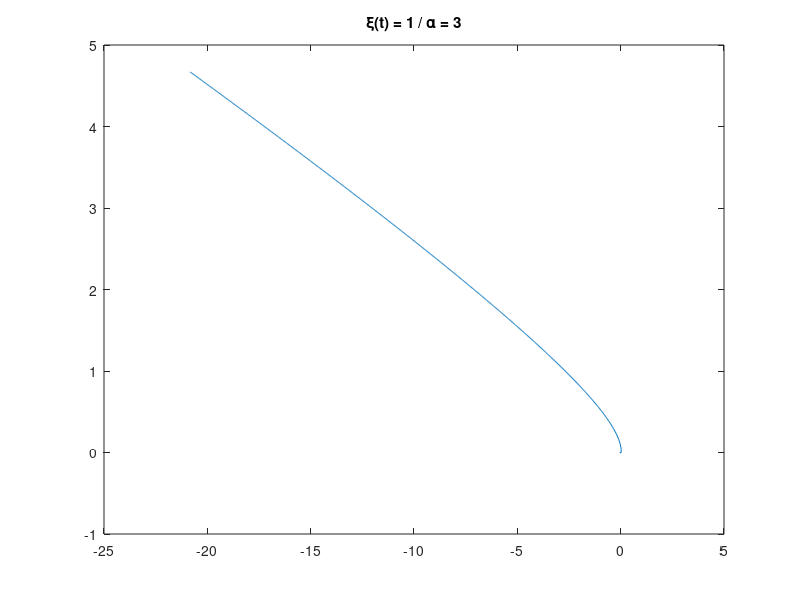

Here is the MATLAB script that generated this plot:
% Discretise time interval
N = 1000
tStart = 0
tFinal = 25
tRange = linspace(tStart,tFinal,N+1);
deltaT = tFinal/N;

% Set a value for alpha
alpha = 3;

% Configure pi / alpha
piOverAlpha = pi/alpha;

% Set 'original' Loewner equation
origLoewner = @(gt,gdt,drivingFunction) gt * gdt^(piOverAlpha) - gt * drivingFunction^(piOverAlpha) - gdt^(1 + piOverAlpha) + gdt*drivingFunction^(piOverAlpha) - 2*gdt*deltaT;

% Define driving function
xi = @(t) t;

% Set g_tFinal to driving function
gResult = [xi(0)];

% Iterate to find solutions from g_tFinal-1 to g_0
for i=2:length(tRange)

    % Obtain driving function for current value of t
    drivingFunction = xi(tRange(i));

    % Set Loewner to be a function of g at previous time value
    newLoewner = @(gdt) origLoewner(gResult(end),gdt,drivingFunction);

    % Solve equation for g at previous time value
    [x,fval,exitflag,output] = fsolve(newLoewner,gResult(end) + 0.5j);

    % Break if fsolve fails (trace hits real axis)
    if exitflag < 0
        break;
    end

    % Add latest solution to solution array
    gResult = [gResult x];

end

% Plot result
plot(gResult)
title(strcat(strcat({'\xi(t) = 1 / \alpha = '},num2str(alpha))))
